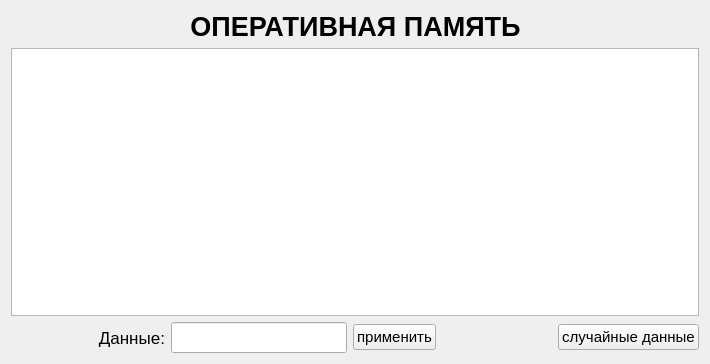
<?xml version="1.0" encoding="UTF-8"?>
<ui version="4.0">
 <class>RAMemory</class>
 <widget class="QWidget" name="RAMemory">
  <property name="geometry">
   <rect>
    <x>0</x>
    <y>0</y>
    <width>710</width>
    <height>364</height>
   </rect>
  </property>
  <property name="windowTitle">
   <string>Form</string>
  </property>
  <layout class="QVBoxLayout" name="verticalLayout">
   <item>
    <layout class="QHBoxLayout" name="horizontalLayout">
     <item>
      <spacer name="horizontalSpacer">
       <property name="orientation">
        <enum>Qt::Horizontal</enum>
       </property>
       <property name="sizeHint" stdset="0">
        <size>
         <width>40</width>
         <height>20</height>
        </size>
       </property>
      </spacer>
     </item>
     <item>
      <widget class="QLabel" name="nameWinLabel">
       <property name="font">
        <font>
         <pointsize>20</pointsize>
         <weight>75</weight>
         <bold>true</bold>
        </font>
       </property>
       <property name="text">
        <string>ОПЕРАТИВНАЯ ПАМЯТЬ</string>
       </property>
       <property name="alignment">
        <set>Qt::AlignCenter</set>
       </property>
      </widget>
     </item>
     <item>
      <spacer name="horizontalSpacer_2">
       <property name="orientation">
        <enum>Qt::Horizontal</enum>
       </property>
       <property name="sizeHint" stdset="0">
        <size>
         <width>40</width>
         <height>20</height>
        </size>
       </property>
      </spacer>
     </item>
    </layout>
   </item>
   <item>
    <widget class="QTableWidget" name="tableWidget">
     <property name="editTriggers">
      <set>QAbstractItemView::NoEditTriggers</set>
     </property>
    </widget>
   </item>
   <item>
    <layout class="QHBoxLayout" name="horizontalLayout_2">
     <item>
      <spacer name="horizontalSpacer_5">
       <property name="orientation">
        <enum>Qt::Horizontal</enum>
       </property>
       <property name="sizeHint" stdset="0">
        <size>
         <width>40</width>
         <height>20</height>
        </size>
       </property>
      </spacer>
     </item>
     <item>
      <widget class="QLabel" name="dataLabel">
       <property name="maximumSize">
        <size>
         <width>80</width>
         <height>16777215</height>
        </size>
       </property>
       <property name="font">
        <font>
         <pointsize>13</pointsize>
        </font>
       </property>
       <property name="text">
        <string>Данные:</string>
       </property>
       <property name="alignment">
        <set>Qt::AlignRight|Qt::AlignTrailing|Qt::AlignVCenter</set>
       </property>
      </widget>
     </item>
     <item>
      <widget class="QLineEdit" name="dataLineEdit">
       <property name="font">
        <font>
         <pointsize>14</pointsize>
        </font>
       </property>
      </widget>
     </item>
     <item>
      <widget class="QPushButton" name="editDataButton">
       <property name="font">
        <font>
         <pointsize>11</pointsize>
        </font>
       </property>
       <property name="text">
        <string>применить</string>
       </property>
      </widget>
     </item>
     <item>
      <spacer name="horizontalSpacer_4">
       <property name="orientation">
        <enum>Qt::Horizontal</enum>
       </property>
       <property name="sizeType">
        <enum>QSizePolicy::Fixed</enum>
       </property>
       <property name="sizeHint" stdset="0">
        <size>
         <width>30</width>
         <height>20</height>
        </size>
       </property>
      </spacer>
     </item>
     <item>
      <spacer name="horizontalSpacer_6">
       <property name="orientation">
        <enum>Qt::Horizontal</enum>
       </property>
       <property name="sizeHint" stdset="0">
        <size>
         <width>40</width>
         <height>20</height>
        </size>
       </property>
      </spacer>
     </item>
     <item>
      <widget class="QPushButton" name="allRandomDataButton">
       <property name="font">
        <font>
         <pointsize>11</pointsize>
        </font>
       </property>
       <property name="text">
        <string>случайные данные</string>
       </property>
      </widget>
     </item>
    </layout>
   </item>
  </layout>
 </widget>
 <resources/>
 <connections/>
</ui>
